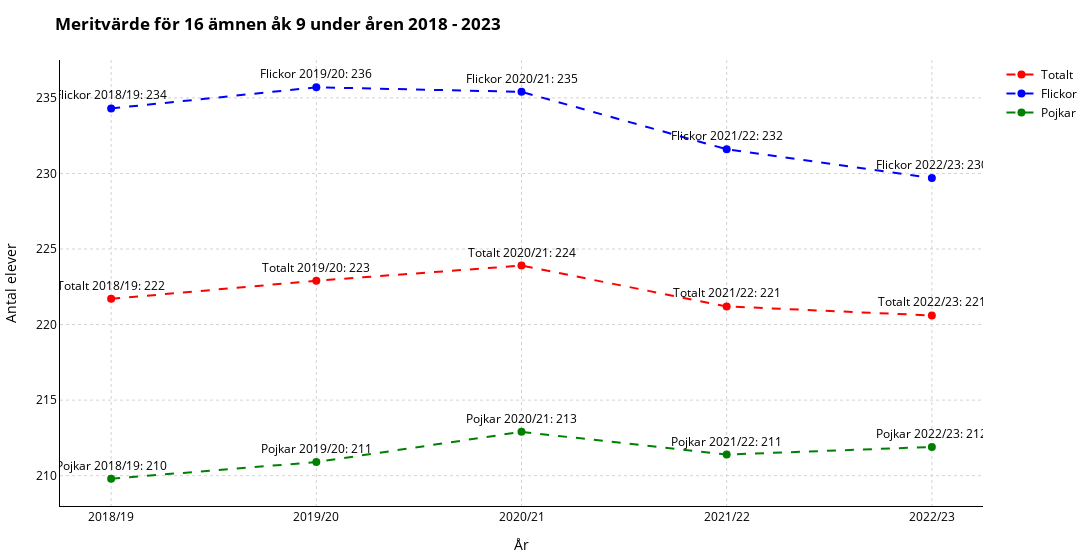

This figure's notebook cell:
### Markdown cell above
--- 
---
---
---

### Code cell
import pandas as pd
import plotly.graph_objects as go
from plotly.subplots import make_subplots

df_1b = pd.read_excel("betyg_o_prov_riksnivå.xlsx", sheet_name="Tabell 1B")
data_1b = df_1b.iloc[7:13].copy()

b_columns = [
    "Läsår",
    "Medelvärde 16 ämnen totalt",
    "Medelvärde 16 ämnen flickor",
    "Medelvärde 16 ämnen pojkar",
    "Medelvärde 17 ämnen totalt",
    "Medelvärde 17 flickor",
    "Medelvärde 17 pojkar",
    "% Som saknar godkänt",
    "P Flickor",
    "P Pojkar",
]

data_1b.columns = b_columns

data_1b.dropna(inplace=True)

years = data_1b["Läsår"]
Mean_T = data_1b["Medelvärde 16 ämnen totalt"]
Mean_F = data_1b["Medelvärde 16 ämnen flickor"]
Mean_P = data_1b["Medelvärde 16 ämnen pojkar"]

fig = make_subplots(rows=1, cols=1)

fig.add_trace(
    go.Scatter(
        x=years,
        y=Mean_T,
        mode="lines+markers+text",
        name="Totalt",
        marker=dict(color="red", size=8),
        line=dict(dash="dash"),
        text=[f"Totalt {year}: {round(val)}" for val, year in zip(Mean_T, years)],
        hoverinfo="text+x+y",
        textposition="top center",
        textfont=dict(color="black")
    )
)

fig.add_trace(
    go.Scatter(
        x=years,
        y=Mean_F,
        mode="lines+markers+text",
        name="Flickor",
        marker=dict(color="blue", size=8),
        line=dict(dash="dash"),
        text=[f"Flickor {year}: {round(val)}" for val, year in zip(Mean_F, years)],
        hoverinfo="text+x+y",
        textposition="top center",
        textfont=dict(color="black")
    )
)

fig.add_trace(
    go.Scatter(
        x=years,
        y=Mean_P,
        mode="lines+markers+text",
        name="Pojkar",
        marker=dict(color="green", size=8),
        line=dict(dash="dash"),
        text=[f"Pojkar {year}: {round(val)}" for val, year in zip(Mean_P, years)],
        hoverinfo="text+x+y",
        textposition="top center",
        textfont=dict(color="black")
    )
)

fig.update_xaxes(showgrid=True, gridcolor="lightgray", gridwidth=1, zeroline=False, tickfont=dict(color="black"), griddash="dot")
fig.update_yaxes(showgrid=True, gridcolor="lightgray", gridwidth=1, zeroline=False, tickfont=dict(color="black"), griddash="dot")

fig.update_layout(
    title="<b>Meritvärde för 16 ämnen åk 9 under åren 2018 - 2023</b>",
    xaxis=dict(title="År", color="black", linecolor="black", linewidth=1),
    yaxis=dict(title="Antal elever", color="black", linecolor="black", linewidth=1),
    plot_bgcolor="white",
    paper_bgcolor="white",
    font=dict(color="black"),
    legend=dict(font=dict(color="black")),
    margin=dict(t=60, b=10, l=60, r=10),
    width=1200,  

    hoverlabel=dict(
        font=dict(color="black")
    )
)

fig.show()

### Figure 1 — Plotly figure (JSON) as saved in the notebook; plotly's stock layout.template omitted (floating-point values rounded to 4 significant figures)
{"data": [{"hoverinfo": "text+x+y", "line": {"dash": "dash"}, "marker": {"color": "red", "size": 8}, "mode": "lines+markers+text", "name": "Totalt", "text": ["Totalt 2018/19: 222", "Totalt 2019/20: 223", "Totalt 2020/21: 224", "Totalt 2021/22: 221", "Totalt 2022/23: 221"], "textfont": {"color": "black"}, "textposition": "top center", "type": "scatter", "x": ["2018/19", "2019/20", "2020/21", "2021/22", "2022/23"], "y": [221.7, 222.9, 223.9, 221.2, 220.6]}, {"hoverinfo": "text+x+y", "line": {"dash": "dash"}, "marker": {"color": "blue", "size": 8}, "mode": "lines+markers+text", "name": "Flickor", "text": ["Flickor 2018/19: 234", "Flickor 2019/20: 236", "Flickor 2020/21: 235", "Flickor 2021/22: 232", "Flickor 2022/23: 230"], "textfont": {"color": "black"}, "textposition": "top center", "type": "scatter", "x": ["2018/19", "2019/20", "2020/21", "2021/22", "2022/23"], "y": [234.3, 235.7, 235.4, 231.6, 229.7]}, {"hoverinfo": "text+x+y", "line": {"dash": "dash"}, "marker": {"color": "green", "size": 8}, "mode": "lines+markers+text", "name": "Pojkar", "text": ["Pojkar 2018/19: 210", "Pojkar 2019/20: 211", "Pojkar 2020/21: 213", "Pojkar 2021/22: 211", "Pojkar 2022/23: 212"], "textfont": {"color": "black"}, "textposition": "top center", "type": "scatter", "x": ["2018/19", "2019/20", "2020/21", "2021/22", "2022/23"], "y": [209.8, 210.9, 212.9, 211.4, 211.9]}], "layout": {"font": {"color": "black"}, "hoverlabel": {"font": {"color": "black"}}, "legend": {"font": {"color": "black"}}, "margin": {"b": 10, "l": 60, "r": 10, "t": 60}, "paper_bgcolor": "white", "plot_bgcolor": "white", "title": {"text": "<b>Meritvärde för 16 ämnen åk 9 under åren 2018 - 2023</b>"}, "width": 1200, "xaxis": {"anchor": "y", "color": "black", "domain": [0, 1], "gridcolor": "lightgray", "griddash": "dot", "gridwidth": 1, "linecolor": "black", "linewidth": 1, "showgrid": true, "tickfont": {"color": "black"}, "title": {"text": "År"}, "zeroline": false}, "yaxis": {"anchor": "x", "color": "black", "domain": [0, 1], "gridcolor": "lightgray", "griddash": "dot", "gridwidth": 1, "linecolor": "black", "linewidth": 1, "showgrid": true, "tickfont": {"color": "black"}, "title": {"text": "Antal elever"}, "zeroline": false}}}
